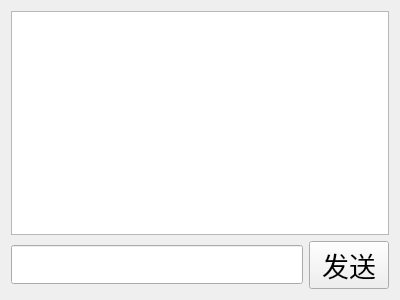
<?xml version="1.0" encoding="UTF-8"?>
<ui version="4.0">
 <class>PrivateChat</class>
 <widget class="QWidget" name="PrivateChat">
  <property name="geometry">
   <rect>
    <x>0</x>
    <y>0</y>
    <width>400</width>
    <height>300</height>
   </rect>
  </property>
  <property name="windowTitle">
   <string>Form</string>
  </property>
  <layout class="QVBoxLayout" name="verticalLayout_2">
   <item>
    <layout class="QVBoxLayout" name="verticalLayout">
     <item>
      <widget class="QTextEdit" name="showMsg_te">
       <property name="font">
        <font>
         <family>Arial</family>
         <pointsize>20</pointsize>
        </font>
       </property>
      </widget>
     </item>
     <item>
      <layout class="QHBoxLayout" name="horizontalLayout">
       <item>
        <widget class="QLineEdit" name="inputMsg_lw">
         <property name="font">
          <font>
           <family>Arial</family>
           <pointsize>20</pointsize>
          </font>
         </property>
        </widget>
       </item>
       <item>
        <widget class="QPushButton" name="sendMsg_pb">
         <property name="font">
          <font>
           <family>Arial</family>
           <pointsize>20</pointsize>
          </font>
         </property>
         <property name="text">
          <string>发送</string>
         </property>
        </widget>
       </item>
      </layout>
     </item>
    </layout>
   </item>
  </layout>
 </widget>
 <resources/>
 <connections/>
</ui>
